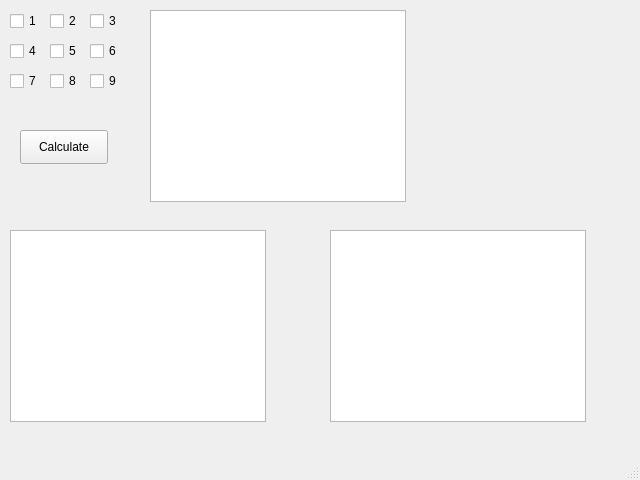
<?xml version="1.0" encoding="UTF-8"?>
<ui version="4.0">
 <class>MainWindow</class>
 <widget class="QMainWindow" name="MainWindow">
  <property name="geometry">
   <rect>
    <x>0</x>
    <y>0</y>
    <width>640</width>
    <height>480</height>
   </rect>
  </property>
  <property name="windowTitle">
   <string>MainWindow</string>
  </property>
  <widget class="QWidget" name="centralwidget">
   <widget class="QCheckBox" name="checkBox_1">
    <property name="geometry">
     <rect>
      <x>10</x>
      <y>10</y>
      <width>41</width>
      <height>22</height>
     </rect>
    </property>
    <property name="text">
     <string>1</string>
    </property>
   </widget>
   <widget class="QCheckBox" name="checkBox_2">
    <property name="geometry">
     <rect>
      <x>10</x>
      <y>40</y>
      <width>41</width>
      <height>22</height>
     </rect>
    </property>
    <property name="text">
     <string>4</string>
    </property>
   </widget>
   <widget class="QCheckBox" name="checkBox_3">
    <property name="geometry">
     <rect>
      <x>50</x>
      <y>40</y>
      <width>41</width>
      <height>22</height>
     </rect>
    </property>
    <property name="text">
     <string>5</string>
    </property>
   </widget>
   <widget class="QCheckBox" name="checkBox_4">
    <property name="geometry">
     <rect>
      <x>50</x>
      <y>10</y>
      <width>41</width>
      <height>22</height>
     </rect>
    </property>
    <property name="text">
     <string>2</string>
    </property>
   </widget>
   <widget class="QCheckBox" name="checkBox_5">
    <property name="geometry">
     <rect>
      <x>90</x>
      <y>40</y>
      <width>41</width>
      <height>22</height>
     </rect>
    </property>
    <property name="text">
     <string>6</string>
    </property>
   </widget>
   <widget class="QCheckBox" name="checkBox_6">
    <property name="geometry">
     <rect>
      <x>90</x>
      <y>10</y>
      <width>41</width>
      <height>22</height>
     </rect>
    </property>
    <property name="text">
     <string>3</string>
    </property>
   </widget>
   <widget class="QCheckBox" name="checkBox_7">
    <property name="geometry">
     <rect>
      <x>50</x>
      <y>70</y>
      <width>41</width>
      <height>22</height>
     </rect>
    </property>
    <property name="text">
     <string>8</string>
    </property>
   </widget>
   <widget class="QCheckBox" name="checkBox_8">
    <property name="geometry">
     <rect>
      <x>10</x>
      <y>70</y>
      <width>41</width>
      <height>22</height>
     </rect>
    </property>
    <property name="text">
     <string>7</string>
    </property>
   </widget>
   <widget class="QCheckBox" name="checkBox_9">
    <property name="geometry">
     <rect>
      <x>90</x>
      <y>70</y>
      <width>41</width>
      <height>22</height>
     </rect>
    </property>
    <property name="text">
     <string>9</string>
    </property>
   </widget>
   <widget class="QListView" name="listView">
    <property name="geometry">
     <rect>
      <x>150</x>
      <y>10</y>
      <width>256</width>
      <height>192</height>
     </rect>
    </property>
   </widget>
   <widget class="QPushButton" name="calcButton">
    <property name="geometry">
     <rect>
      <x>20</x>
      <y>130</y>
      <width>88</width>
      <height>34</height>
     </rect>
    </property>
    <property name="text">
     <string>Calculate</string>
    </property>
   </widget>
   <widget class="QTextBrowser" name="textBrowser">
    <property name="geometry">
     <rect>
      <x>10</x>
      <y>230</y>
      <width>256</width>
      <height>192</height>
     </rect>
    </property>
   </widget>
   <widget class="QListWidget" name="listWidget">
    <property name="geometry">
     <rect>
      <x>330</x>
      <y>230</y>
      <width>256</width>
      <height>192</height>
     </rect>
    </property>
   </widget>
  </widget>
  <widget class="QStatusBar" name="statusbar"/>
 </widget>
 <resources/>
 <connections/>
</ui>
